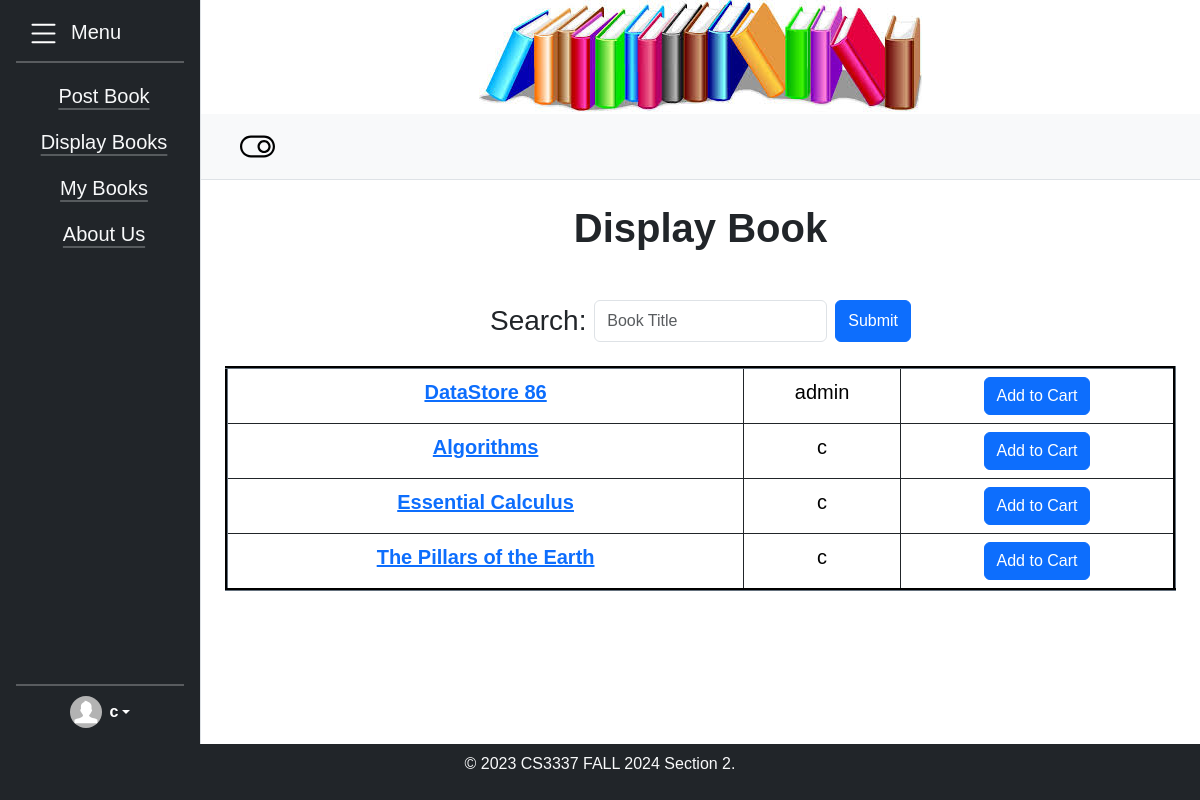
The page /displaybooks (signed in) on the database its author committed.
### bookMng/models.py (models this page shows, shortened)
class MainMenu(models.Model):
    item = models.CharField(max_length=200,unique=True)
    link = models.CharField(max_length=200,unique=True)

class Book(models.Model):
    name = models.CharField(max_length=200)
    web = models.URLField(max_length=200)
    price = models.DecimalField(decimal_places=2, max_digits=8)
    publishdate = models.DateField(auto_now=True)
    picture = models.FileField(upload_to='bookEx/static/uploads')
    pic_path = models.CharField(max_length=300, editable=False, blank=True)
    username = models.ForeignKey(User, blank=True, null=True, on_delete=models.CASCADE)
    ratings = models.IntegerField(default=0)
    ratingscount = models.IntegerField(default=0)
    overallrating = models.IntegerField(default=0)

### bookMng/views.py (the view)
# urls.py: path('displaybooks', views.displaybooks, name='displaybooks'),
def displaybooks(request):
    books = Book.objects.all()
    for b in books:
        b.pic_path = b.picture.url[14:]
    return render(request,
                  'bookMng/displaybooks.html',
                  {
                      'item_list': MainMenu.objects.all(),
                      'books': books,
                  })

### bookEx/templates/bookMng/displaybooks.html (shortened to what this page needs)
{% extends "base.html" %}
{% load static %}
{% block sidenav %}
    {% for item in item_list %}
    <li class="nav-item py-2 ps-2 fs-5 text-center"><a class="link-light link-offset-2 link-underline-opacity-25 link-underline-opacity-100-hover" href="{{ item.link }}">{{ item.item }}</a></li>
    {% endfor %}
{% endblock sidenav %}
{% block content %}
    <H1 style="text-align:center"><strong>Display Book</strong></H1>
<div class="container d-flex justify-content-center mt-5">
<form class="d-flex" action="{% url 'searchbook' %}" method="post">
        <label class="form-label my-0 fs-3" for="search">Search:&nbsp;</label>
        <input id="search" class="form-control" type="text" name="search" placeholder="Book Title">
        <button class="btn btn-primary ms-2" type="submit">Submit</button>
</form>
</div>
<br>
<table class="table col p-3 table-bordered border-dark table-hover" border="3">
    {% for book in books %}
        <tr>
            <td class="text-center">
                <a class="fs-5" href="book_detail/{{ book.id }}"><strong>{{ book.name }}</strong></a>
            </td>
            <td class="fs-5 text-center">{{ book.username }}</td>
            <td class="text-center">
            <form action="{% url 'add_to_cart' book.id %}" method="post">
                <button type="submit" class="add-to-cart btn btn-primary">Add to Cart</button>
            </form>
           </td>
        </tr>
    {% endfor %}
</table>
{% endblock content %}

### bookEx/templates/base.html (shortened to what this page needs)
{% load static %}
<!DOCTYPE html>
<html lang="en">
<head>
    <link href="https://cdn.jsdelivr.net/npm/bootstrap@5.3.3/dist/css/bootstrap.min.css" rel="stylesheet">
    <link rel="stylesheet" href="{% static 'main.css' %}">
</head>
<body class="d-flex flex-column h-100" style="min-height: 100vh; margin: 0;">
    <div class="container-fluid d-flex flex-column h-100 p-0">
        <div class="flex-grow-1 d-flex flex-column">
            <div class="row m-0 flex-grow-1">
                <div id="sidebar-1" class="col-auto collapse collapse-horizontal show border-end p-0">
                    <div id="sidebar-nav"
                        class="list-group border-0 rounded-0 text-sm-start bg-dark d-flex flex-column p-3 h-100">
                        <ul class="nav nav-pills flex-column mb-auto">
                            <li class="nav-item text-light fs-5 "><img id="menu-icon" src="{% static 'list.svg' %}" height="35" width="55" alt="Menu Icon">Menu</li>
                            <hr style="color: white; border: 1px solid white; width: 100%; margin: 10px 0;">
                            {% block sidenav %}{% endblock sidenav %}
                        </ul>
                        <div class="nav nav-pills mt-auto d-flex flex-column align-items-center justify-content-center">
                            <hr style="color: white; border: 1px solid white; width: 100%; margin: 10px 0;">
                            {% if user.is_authenticated %}
                                <div class="dropdown">
                                  <a href="#" class="d-flex align-items-center text-white text-decoration-none dropdown-toggle" id="dropdownUser1" data-bs-toggle="dropdown" aria-expanded="false">
                                    <img src="{% static 'no-profile-picture-icon.svg' %}" alt="" width="32" height="32" class="rounded-circle me-2">
                                    <strong>{{ user.username }}</strong>
                                  </a>
                                </div>
                            {% else %}
                                <span class="text-white mb-2 text-center">Not Logged In</span>
                                <form action="{% url 'login' %}?next=/" method="post">
                                    {% csrf_token %}
                                    <button type="submit" class="btn btn-primary ms-2">Login</button>
                                </form>
                            {% endif %}
                        </div>
                    </div>
                </div>
                <div class="col p-0">
                    <div class="banner d-flex justify-content-center align-items-center">
        <img src="{% static 'banner.jpeg' %}" alt="Banner Image" class="img-fluid align-items-center" style="max-width: 100%; height: auto;">
            </div>
                    <div class="bg-light border-bottom p-2">
                        <a href="#" data-bs-target="#sidebar-1" data-bs-toggle="collapse" class="text-decoration-none btn btn-border">
                            <i class="bi bi-list py-2 px-1"></i>
                            <img id="toggle-icon" src="{% static 'toggle-off-svgrepo-com.svg' %}" height="35" width="55" alt="Toggle Icon">
                        </a>
                    </div>
                    <div class="p-4">
                        {% block content %}{% endblock content %}
                    </div>
                </div>
            </div>
        </div>
        <div class="footer mt-auto py-2 text-center bg-dark text-light">
            <p>&copy; 2023 CS3337 FALL 2024 Section 2.</p>
        </div>
    </div>
</body>
</html>

### bookEx/static/main.css (style rules this page uses)
body { font-family: times-new-roman, Arial, sans-serif; margin: 0; padding: 0; overflow-x: hidden; height: 100%; }
html { height: 100%; margin: 0; padding: 0; overflow-x: hidden; }
.container { display: flex; }
.footer { background-color: #333; color: #fff; text-align: center; padding: 10px 0; }
.container-fluid { height: 100%; display: flex; flex-direction: column; }
.row { flex-grow: 1; display: flex; overflow: hidden; }
#sidebar-nav { height: 100%; overflow-y: auto; width: 200px; }
#sidebar-nav { width: 200px; }

### bookEx/templates/base.html (style rules this page uses)
#sidebar-nav { width: 200px; background-color: #343a40; display: flex; flex-direction: column; }

### rows shown on the page
MainMenu: item "Post Book"
MainMenu: item "Display Books"
MainMenu: item "My Books"
MainMenu: item "About Us"
Book: name "DataStore 86", username "admin"
Book: name "Algorithms", username "c"
Book: name "Essential Calculus", username "c"
Book: name "The Pillars of the Earth", username "c"

### other values the page prints
{{ user.username }} "c"
